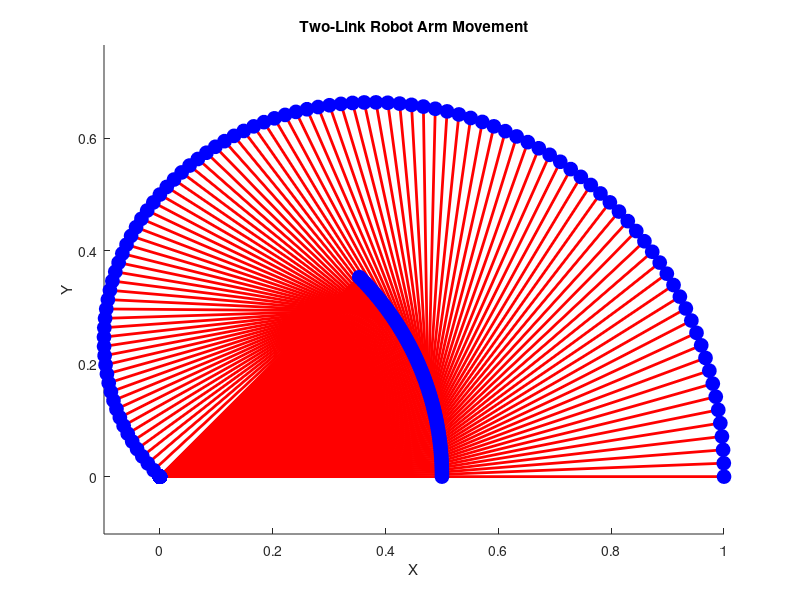

The MATLAB script that drew this image:
% Define link lengths
L1 = 0.5;
L2 = 0.5;

% Define joint angles
theta1 = linspace(0, pi/4, 100);
theta2 = linspace(0, pi, 100);

% Calculate end effector position
x = L1 * cos(theta1) + L2 * cos(theta1 + theta2);
y = L1 * sin(theta1) + L2 * sin(theta1 + theta2);

% Plot robot arm movement
figure
hold on
plot(x, y)
axis equal
xlabel('X')
ylabel('Y')
title('Two-Link Robot Arm Movement')

% Plot robot arm
for i = 1:length(theta1)
    % Calculate joint positions
    joint1_x = L1 * cos(theta1(i));
    joint1_y = L1 * sin(theta1(i));
    joint2_x = joint1_x + L2 * cos(theta1(i) + theta2(i));
    joint2_y = joint1_y + L2 * sin(theta1(i) + theta2(i));
    
    % Plot links
    plot([0, joint1_x], [0, joint1_y], 'r', 'LineWidth', 2)
    plot([joint1_x, joint2_x], [joint1_y, joint2_y], 'r', 'LineWidth', 2)
    
    % Plot joints
    plot(0, 0, 'bo', 'MarkerSize', 10, 'MarkerFaceColor', 'b')
    plot(joint1_x, joint1_y, 'bo', 'MarkerSize', 10, 'MarkerFaceColor', 'b')
    plot(joint2_x, joint2_y, 'bo', 'MarkerSize', 10, 'MarkerFaceColor', 'b')
    
    % Pause for animation
    pause(0.1)

end
hold off
